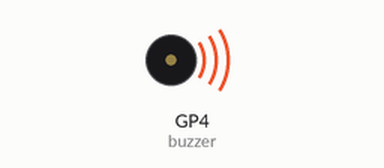
Recording of a program running on a simulated Raspberry Pi Pico running MicroPython. On the bench: buzzer (waves = sounding). At 31.0 s the program stops and its outputs stay as they are.

Above: at 0.2 s.
At 31.0 s:
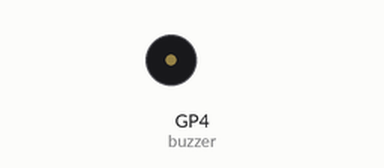
Timing chart, 0 to 32.5 s (numbered marks = the images above):
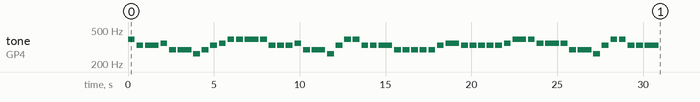

Measured:
- by itself, tone on GP4 (buzzer): plays 392 Hz for 0.40 s, 330 Hz for 0.40 s, 330 Hz for 0.80 s, 349 Hz for 0.40 s, 294 Hz for 0.40 s, 294 Hz for 0.80 s … (54 notes in this stretch)

The program:

BuzzerSong.py
```python
# picozero 패키지에서 Speaker 임포트하여 부저 제어
from picozero import Speaker
# time 모듈에서 sleep 함수를 임포트하여 시간 지연 사용
from time import sleep

# GPIO 15번 핀에 부저 연결
buzzer = Speaker(4)

# '나비야'의 음계와 리듬
melody = [
    ('G4', 0.4), ('E4', 0.4), ('E4', 0.8),  # 나비야 / 솔미미
    ('F4', 0.4), ('D4', 0.4), ('D4', 0.8),  # 나비야 / 파레레
    ('C4', 0.4), ('D4', 0.4), ('E4', 0.4), ('F4', 0.4), # 이리 날아 / 도레미파
    ('G4', 0.4), ('G4', 0.4), ('G4', 0.8), # 오너라 / 솔솔솔

    ('G4', 0.4), ('E4', 0.4), ('E4', 0.4), ('E4', 0.4),  # 노랑나비 / 솔미미미
    ('F4', 0.4), ('D4', 0.4), ('D4', 0.8),  # 흰나비 / 파레레
    ('C4', 0.4), ('E4', 0.4), ('G4', 0.4), ('G4', 0.4), # 춤을추며 / 도미솔솔
    ('E4', 0.4), ('E4', 0.4), ('E4', 0.8), # 오너라 / 미미미

    ('D4', 0.4), ('D4', 0.4), ('D4', 0.4), ('D4', 0.4),  # 봄바람에 / 레레레레
    ('D4', 0.4), ('E4', 0.4), ('F4', 0.8),  # 꽃잎도 / 레미파
    ('E4', 0.4), ('E4', 0.4), ('E4', 0.4), ('E4', 0.4), # 방긋방긋 / 미미미미
    ('E4', 0.4), ('F4', 0.4), ('G4', 0.8), # 웃으며 / 미파솔

    ('G4', 0.4), ('F4', 0.4), ('F4', 0.8),  # 참새도 / 솔미미
    ('F4', 0.4), ('D4', 0.4), ('D4', 0.8),  # 짹짹짹 / 파레레
    ('C4', 0.4), ('E4', 0.4), ('G4', 0.4), ('G4', 0.4), # 노래하며 / 도미솔솔
    ('E4', 0.4), ('E4', 0.4), ('E4', 0.8), # 춤춘다 / 미미미
]

# 노래 재생
for (note, duration) in melody:
    buzzer.play(note.lower(), duration=duration)  # 주파수 설정
    buzzer.off()       # 음이 끝나면 부저 끔
    sleep(0.1)         # 음 사이의 간격
pass

buzzer.close()  # 부저 자원 해제
```
